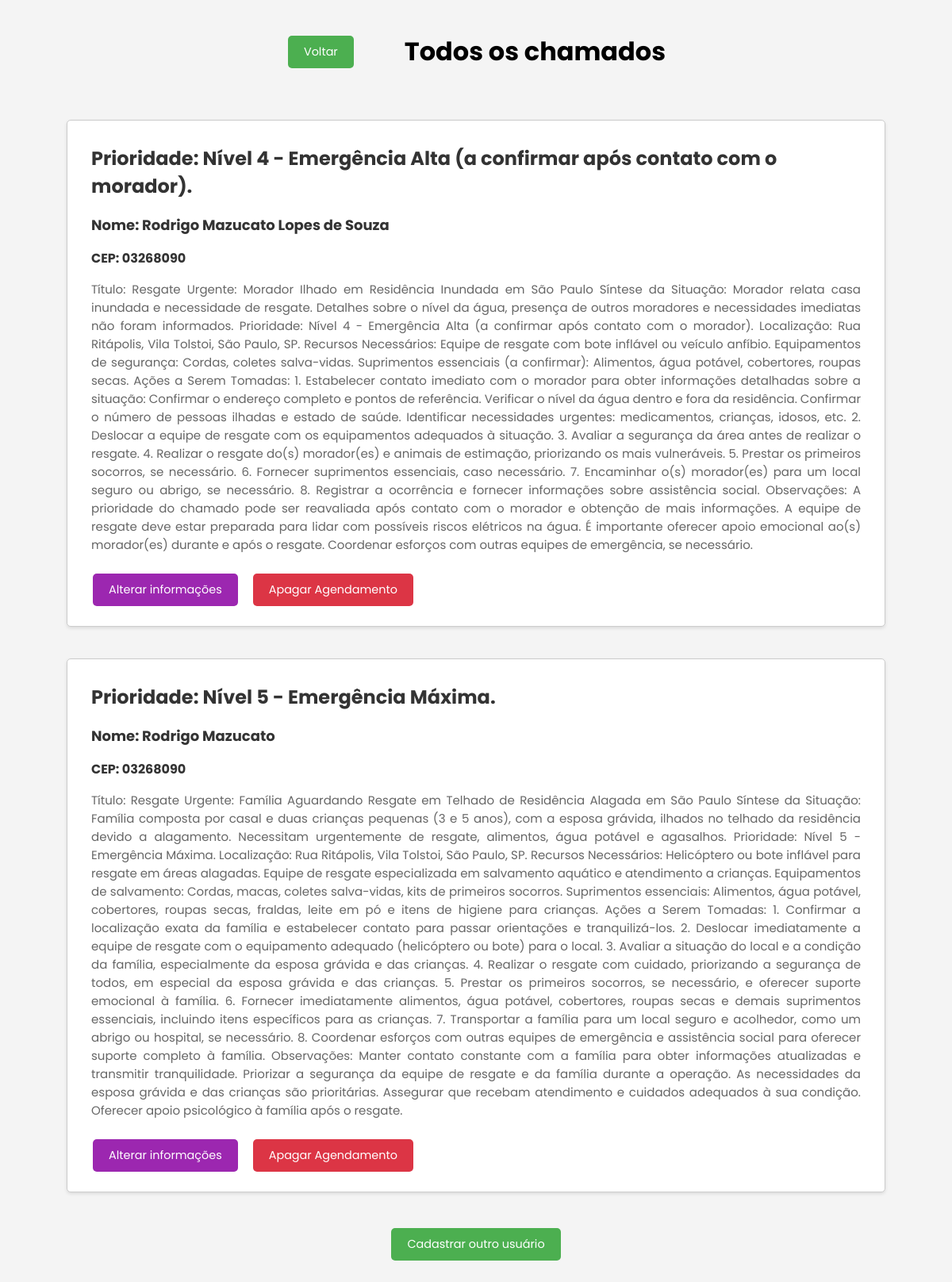
Page /resgates on the earlier database version.
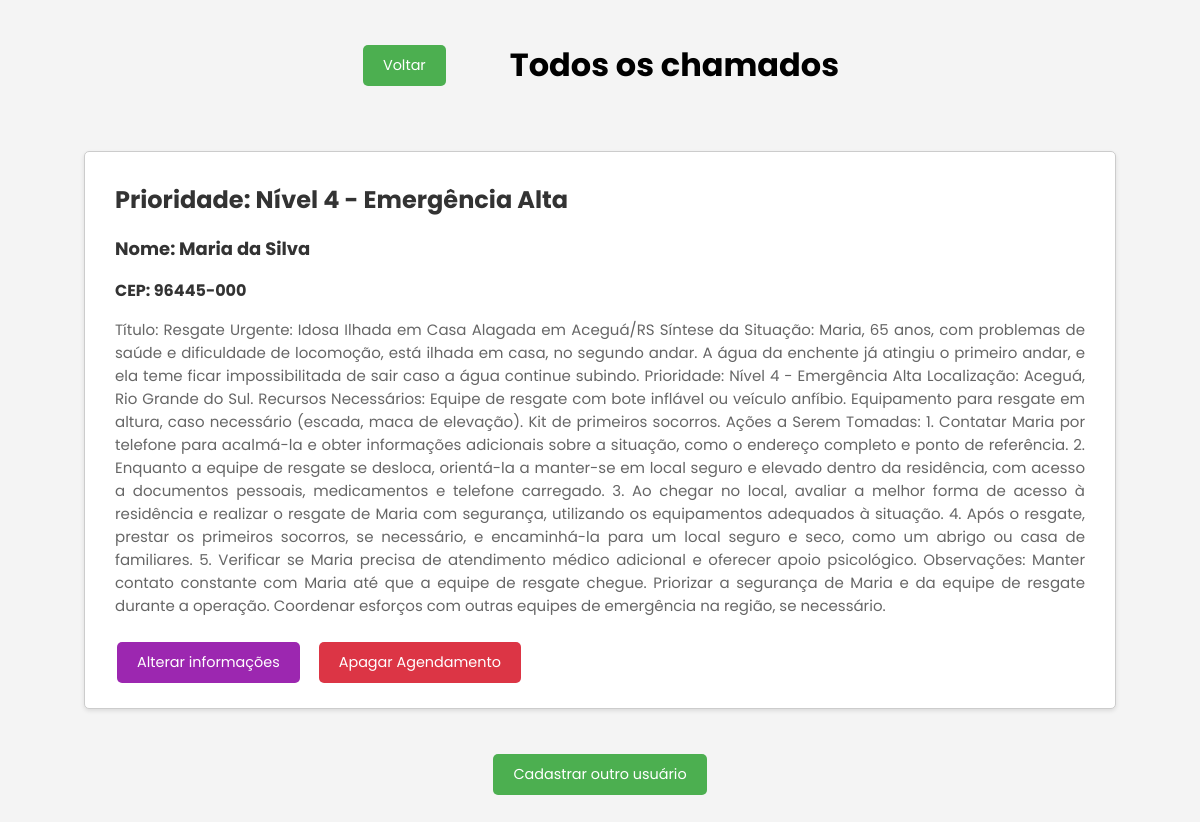
Same page on the later database version.
### model.py (models this page shows, shortened)
class Usuario(db.Model):
  __tablename__ = 'User'
  id = db.Column(db.Integer, primary_key=True, autoincrement=True)
  nome = db.Column(db.String(50))
  cep = db.Column(db.String(9))
  prompt = db.Column(db.String)
  saida = db.Column(db.String)
  prioridade = db.Column(db.String(1))

### app.py (the view)
@app.get('/resgates')
def resgates_get():
  usuarios = Usuario.query.all()
  return render_template('resgates.html', usuarios = usuarios)

### templates/resgates.html (shortened to what this page needs)
<!DOCTYPE html>
<html lang="pt-BR">
<head>
  <link rel="stylesheet" href="{{ url_for('static', filename='resgates.css') }}" />
</head>
<body>
  <div class="wrapper">
    <div style="display: flex; justify-content: center; align-items: center;;"> <a href="/cadastro"><button style="margin-right: 4rem;">Voltar</button></a>
      <h1 style="text-align: center">Todos os chamados</h1>
    </div>
    {% if usuarios | length == 0 %}
    <div class="nenhum">Nenhum resgate encontrado!</div>
    {% else %} {% for usuario in usuarios %}
    <div class="agendamento">
      <h2 class="prioridade">Prioridade: {{ usuario.prioridade }}</h2>
      <h3 class="prioridade" style="font-size: 18px">
        Nome: {{usuario.nome}}
      </h3>
      <h3 class="prioridade" style="font-size: 16px">CEP: {{usuario.cep}}</h3>
      <p class="detalhes">{{ usuario.saida | safe }}</p>
      <div class="botoes">
        <a href="/perfil/{{usuario.id}}"><button style="background-color: #9c27b0">
            Alterar informações
          </button></a>
        <button class="botao-apagar">
          <a href="/deletar/{{usuario.id}}">Apagar Agendamento</a>
        </button>
      </div>
    </div>
    {% endfor %} {% endif %}
    <div class="cadastro">
      <a href="/cadastro"><button>Cadastrar outro usuário</button></a>
    </div>
  </div>
</body>
</html>

### static/resgates.css (style rules this page uses)
body { background-color: #f4f4f4; margin: 0; padding: 20px; }
* { font-family: Poppins; }
h2 { margin-top: 10px; }
.wrapper { padding-left: 4rem; padding-right: 4rem; }
.agendamento { background-color: #fff; border: 1px solid #ccc; border-radius: 5px; box-shadow: 0 2px 4px rgba(0, 0, 0, 0.1); margin-top: 40px; padding: 20px 30px; }
.prioridade { color: #333; font-size: 24px; margin-bottom: 10px; }
.detalhes { color: #666; font-size: 15px; margin-bottom: 20px; text-align: justify; }
.botao-apagar { background-color: #dc3545; border: none; border-radius: 5px; color: white; cursor: pointer; text-decoration: none; }
a { color: inherit; text-decoration: none; }
button { background-color: #4caf50; border: none; border-radius: 5px; color: white; cursor: pointer; display: inline-block; font-size: 0.9em; margin: 5px 2px; padding: 10px 20px; text-align: center; text-align: center; text-decoration: none; }
button a { color: white; text-decoration: none; }
.cadastro { display: flex; justify-content: center; margin: 40px 0 10px; }
.botoes { display: flex; gap: 15px; }

Differences in the rows shown:
removed Usuario: prioridade "Nível 4 - Emergência Alta (a confirmar após contato com o morador).", nome "Rodrigo Mazucato Lopes de Souza", cep "03268090", saida "Título: Resgate Urgente: Morador Ilhado em Residência Inundada em São Paulo Síntese da Situação: Morador relata casa inundada e necessidade de resgate. Detalhes sobre o nível da água, presença de outros moradores e necessidades imediatas não foram informados. Prioridade: Nível 4 - Emergência Alta (a confirmar após contato com o morador). Localização: Rua Ritápolis, Vila Tolstoi, São Paulo, SP. Recursos Necessários: Equipe de resgate com bote inflável ou veículo anfíbio. Equipamentos de segurança: Cordas, coletes salva-vidas. Suprimentos essenciais (a confirmar): Alimentos, água potável, cobertores, roupas secas. Ações a Serem Tomadas: 1. Estabelecer contato imediato com o morador para obter…"
removed Usuario: prioridade "Nível 5 - Emergência Máxima.", nome "Rodrigo Mazucato", cep "03268090", saida "Título: Resgate Urgente: Família Aguardando Resgate em Telhado de Residência Alagada em São Paulo Síntese da Situação: Família composta por casal e duas crianças pequenas (3 e 5 anos), com a esposa grávida, ilhados no telhado da residência devido a alagamento. Necessitam urgentemente de resgate, alimentos, água potável e agasalhos. Prioridade: Nível 5 - Emergência Máxima. Localização: Rua Ritápolis, Vila Tolstoi, São Paulo, SP. Recursos Necessários: Helicóptero ou bote inflável para resgate em áreas alagadas. Equipe de resgate especializada em salvamento aquático e atendimento a crianças. Equipamentos de salvamento: Cordas, macas, coletes salva-vidas, kits de primeiros socorros. Suprimentos…"
added Usuario: prioridade "Nível 4 - Emergência Alta", nome "Maria da Silva", cep "96445-000", saida "Título: Resgate Urgente: Idosa Ilhada em Casa Alagada em Aceguá/RS Síntese da Situação: Maria, 65 anos, com problemas de saúde e dificuldade de locomoção, está ilhada em casa, no segundo andar. A água da enchente já atingiu o primeiro andar, e ela teme ficar impossibilitada de sair caso a água continue subindo. Prioridade: Nível 4 - Emergência Alta Localização: Aceguá, Rio Grande do Sul. Recursos Necessários: Equipe de resgate com bote inflável ou veículo anfíbio. Equipamento para resgate em altura, caso necessário (escada, maca de elevação). Kit de primeiros socorros. Ações a Serem Tomadas: 1. Contatar Maria por telefone para acalmá-la e obter informações adicionais sobre a situação, como…"
